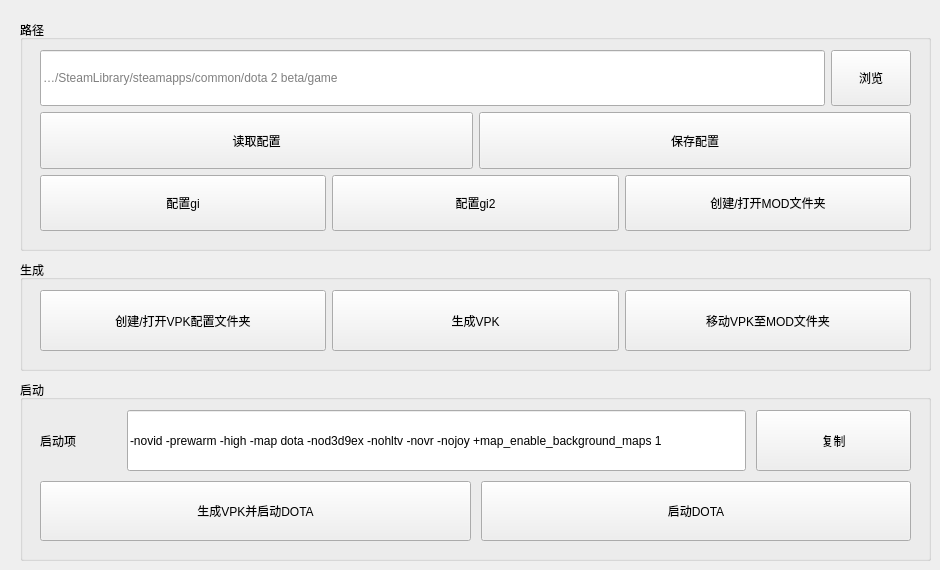
   <widget class="QWidget" name="tab_5">
    <attribute name="title">
     <string>安装</string>
    </attribute>
    <widget class="QGroupBox" name="groupBox_16">
     <property name="geometry">
      <rect>
       <x>20</x>
       <y>20</y>
       <width>911</width>
       <height>231</height>
      </rect>
     </property>
     <property name="title">
      <string>路径</string>
     </property>
     <widget class="QWidget" name="layoutWidget">
      <property name="geometry">
       <rect>
        <x>20</x>
        <y>30</y>
        <width>871</width>
        <height>181</height>
       </rect>
      </property>
      <layout class="QVBoxLayout" name="verticalLayout_22">
       <item>
        <layout class="QHBoxLayout" name="horizontalLayout_57">
         <item>
          <widget class="QLineEdit" name="game_path_lineEdit">
           <property name="sizePolicy">
            <sizepolicy hsizetype="Expanding" vsizetype="Preferred">
             <horstretch>0</horstretch>
             <verstretch>0</verstretch>
            </sizepolicy>
           </property>
           <property name="text">
            <string/>
           </property>
           <property name="placeholderText">
            <string>…/SteamLibrary/steamapps/common/dota 2 beta/game</string>
           </property>
          </widget>
         </item>
         <item>
          <widget class="QPushButton" name="game_path_pushButton">
           <property name="sizePolicy">
            <sizepolicy hsizetype="Minimum" vsizetype="Preferred">
             <horstretch>0</horstretch>
             <verstretch>0</verstretch>
            </sizepolicy>
           </property>
           <property name="text">
            <string>浏览</string>
           </property>
          </widget>
         </item>
        </layout>
       </item>
       <item>
        <layout class="QHBoxLayout" name="horizontalLayout_2">
         <item>
          <widget class="QPushButton" name="read_config_pushButton">
           <property name="sizePolicy">
            <sizepolicy hsizetype="Minimum" vsizetype="Preferred">
             <horstretch>0</horstretch>
             <verstretch>0</verstretch>
            </sizepolicy>
           </property>
           <property name="text">
            <string>读取配置</string>
           </property>
          </widget>
         </item>
         <item>
          <widget class="QPushButton" name="set_config_pushButton">
           <property name="sizePolicy">
            <sizepolicy hsizetype="Minimum" vsizetype="Preferred">
             <horstretch>0</horstretch>
             <verstretch>0</verstretch>
            </sizepolicy>
           </property>
           <property name="text">
            <string>保存配置</string>
           </property>
          </widget>
         </item>
        </layout>
       </item>
       <item>
        <layout class="QHBoxLayout" name="horizontalLayout_56">
         <item>
          <widget class="QPushButton" name="pushButton_51">
           <property name="sizePolicy">
            <sizepolicy hsizetype="Minimum" vsizetype="Preferred">
             <horstretch>0</horstretch>
             <verstretch>0</verstretch>
            </sizepolicy>
           </property>
           <property name="text">
            <string>配置gi</string>
           </property>
          </widget>
         </item>
         <item>
          <widget class="QPushButton" name="pushButton_52">
           <property name="sizePolicy">
            <sizepolicy hsizetype="Minimum" vsizetype="Preferred">
             <horstretch>0</horstretch>
             <verstretch>0</verstretch>
            </sizepolicy>
           </property>
           <property name="text">
            <string>配置gi2</string>
           </property>
          </widget>
         </item>
         <item>
          <widget class="QPushButton" name="pushButton_54">
           <property name="sizePolicy">
            <sizepolicy hsizetype="Minimum" vsizetype="Preferred">
             <horstretch>0</horstretch>
             <verstretch>0</verstretch>
            </sizepolicy>
           </property>
           <property name="text">
            <string>创建/打开MOD文件夹</string>
           </property>
          </widget>
         </item>
        </layout>
       </item>
      </layout>
     </widget>
    </widget>
    <widget class="QGroupBox" name="groupBox_17">
     <property name="geometry">
      <rect>
       <x>20</x>
       <y>260</y>
       <width>911</width>
       <height>111</height>
      </rect>
     </property>
     <property name="title">
      <string>生成</string>
     </property>
     <widget class="QWidget" name="layoutWidget">
      <property name="geometry">
       <rect>
        <x>20</x>
        <y>30</y>
        <width>871</width>
        <height>61</height>
       </rect>
      </property>
      <layout class="QHBoxLayout" name="horizontalLayout_55">
       <item>
        <widget class="QPushButton" name="pushButton_47">
         <property name="sizePolicy">
          <sizepolicy hsizetype="Minimum" vsizetype="Preferred">
           <horstretch>0</horstretch>
           <verstretch>0</verstretch>
          </sizepolicy>
         </property>
         <property name="text">
          <string>创建/打开VPK配置文件夹</string>
         </property>
        </widget>
       </item>
       <item>
        <widget class="QPushButton" name="pushButton_48">
         <property name="sizePolicy">
          <sizepolicy hsizetype="Minimum" vsizetype="Preferred">
           <horstretch>0</horstretch>
           <verstretch>0</verstretch>
          </sizepolicy>
         </property>
         <property name="text">
          <string>生成VPK</string>
         </property>
        </widget>
       </item>
       <item>
        <widget class="QPushButton" name="pushButton_59">
         <property name="sizePolicy">
          <sizepolicy hsizetype="Minimum" vsizetype="Preferred">
           <horstretch>0</horstretch>
           <verstretch>0</verstretch>
          </sizepolicy>
         </property>
         <property name="text">
          <string>移动VPK至MOD文件夹</string>
         </property>
        </widget>
       </item>
      </layout>
     </widget>
    </widget>
    <widget class="QGroupBox" name="groupBox_18">
     <property name="geometry">
      <rect>
       <x>20</x>
       <y>380</y>
       <width>911</width>
       <height>181</height>
      </rect>
     </property>
     <property name="title">
      <string>启动</string>
     </property>
     <widget class="QWidget" name="layoutWidget">
      <property name="geometry">
       <rect>
        <x>20</x>
        <y>30</y>
        <width>871</width>
        <height>131</height>
       </rect>
      </property>
      <layout class="QVBoxLayout" name="verticalLayout_17">
       <property name="spacing">
        <number>10</number>
       </property>
       <item>
        <layout class="QHBoxLayout" name="horizontalLayout_58" stretch="1,8,2">
         <item>
          <widget class="QLabel" name="label_34">
           <property name="sizePolicy">
            <sizepolicy hsizetype="Preferred" vsizetype="Preferred">
             <horstretch>0</horstretch>
             <verstretch>0</verstretch>
            </sizepolicy>
           </property>
           <property name="text">
            <string>启动项</string>
           </property>
          </widget>
         </item>
         <item>
          <widget class="QLineEdit" name="lineEdit_30">
           <property name="sizePolicy">
            <sizepolicy hsizetype="Expanding" vsizetype="Preferred">
             <horstretch>0</horstretch>
             <verstretch>0</verstretch>
            </sizepolicy>
           </property>
           <property name="text">
            <string>-novid -prewarm -high -map dota -nod3d9ex -nohltv -novr -nojoy +map_enable_background_maps 1</string>
           </property>
          </widget>
         </item>
         <item>
          <widget class="QPushButton" name="pushButton_55">
           <property name="sizePolicy">
            <sizepolicy hsizetype="Preferred" vsizetype="Preferred">
             <horstretch>0</horstretch>
             <verstretch>0</verstretch>
            </sizepolicy>
           </property>
           <property name="text">
            <string>复制</string>
           </property>
          </widget>
         </item>
        </layout>
       </item>
       <item>
        <layout class="QHBoxLayout" name="horizontalLayout_68">
         <item>
          <widget class="QPushButton" name="pushButton_50">
           <property name="sizePolicy">
            <sizepolicy hsizetype="Minimum" vsizetype="Preferred">
             <horstretch>0</horstretch>
             <verstretch>0</verstretch>
            </sizepolicy>
           </property>
           <property name="text">
            <string>生成VPK并启动DOTA</string>
           </property>
          </widget>
         </item>
         <item>
          <widget class="QPushButton" name="pushButton_49">
           <property name="sizePolicy">
            <sizepolicy hsizetype="Minimum" vsizetype="Preferred">
             <horstretch>0</horstretch>
             <verstretch>0</verstretch>
            </sizepolicy>
           </property>
           <property name="text">
            <string>启动DOTA</string>
           </property>
          </widget>
         </item>
        </layout>
       </item>
      </layout>
     </widget>
    </widget>
   </widget>
